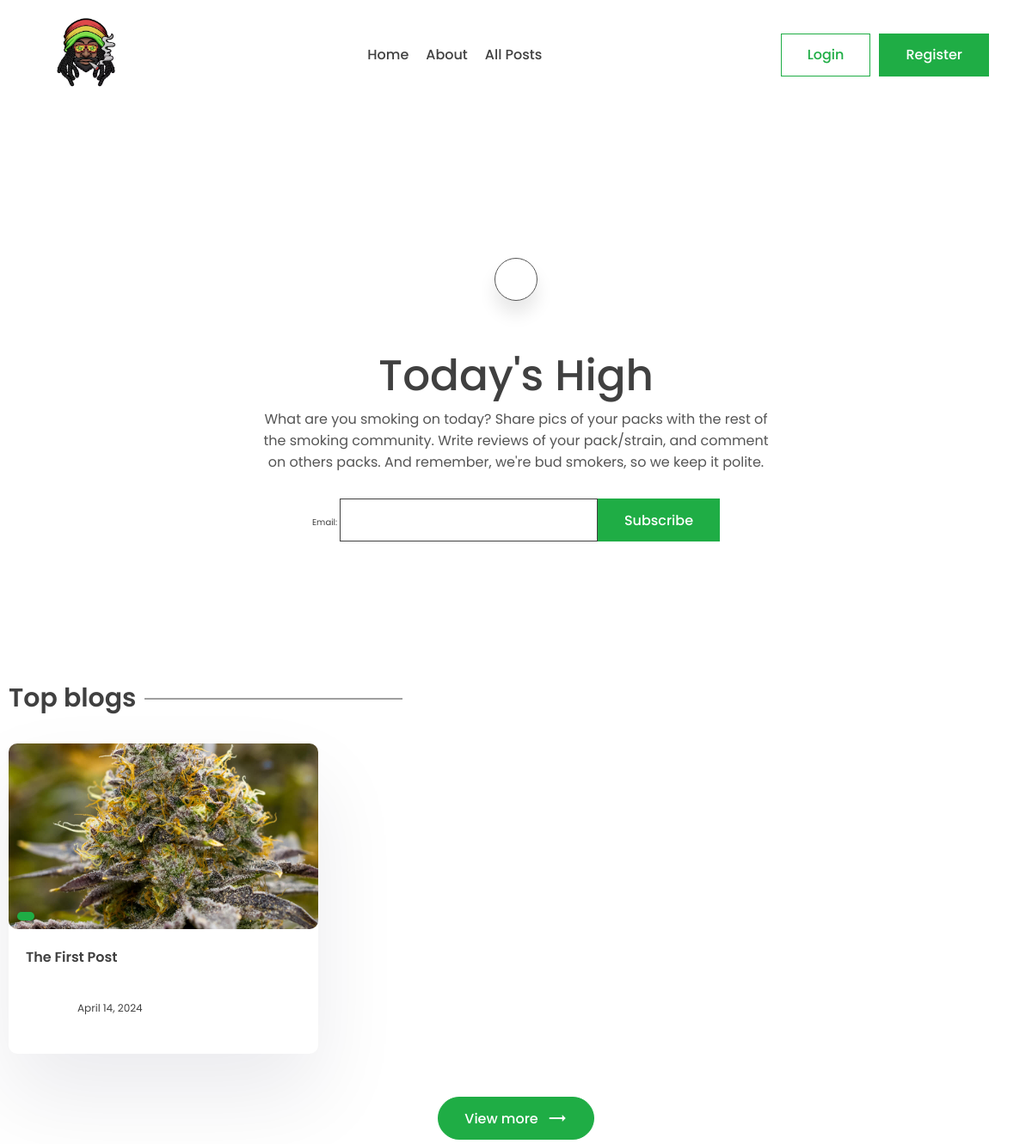
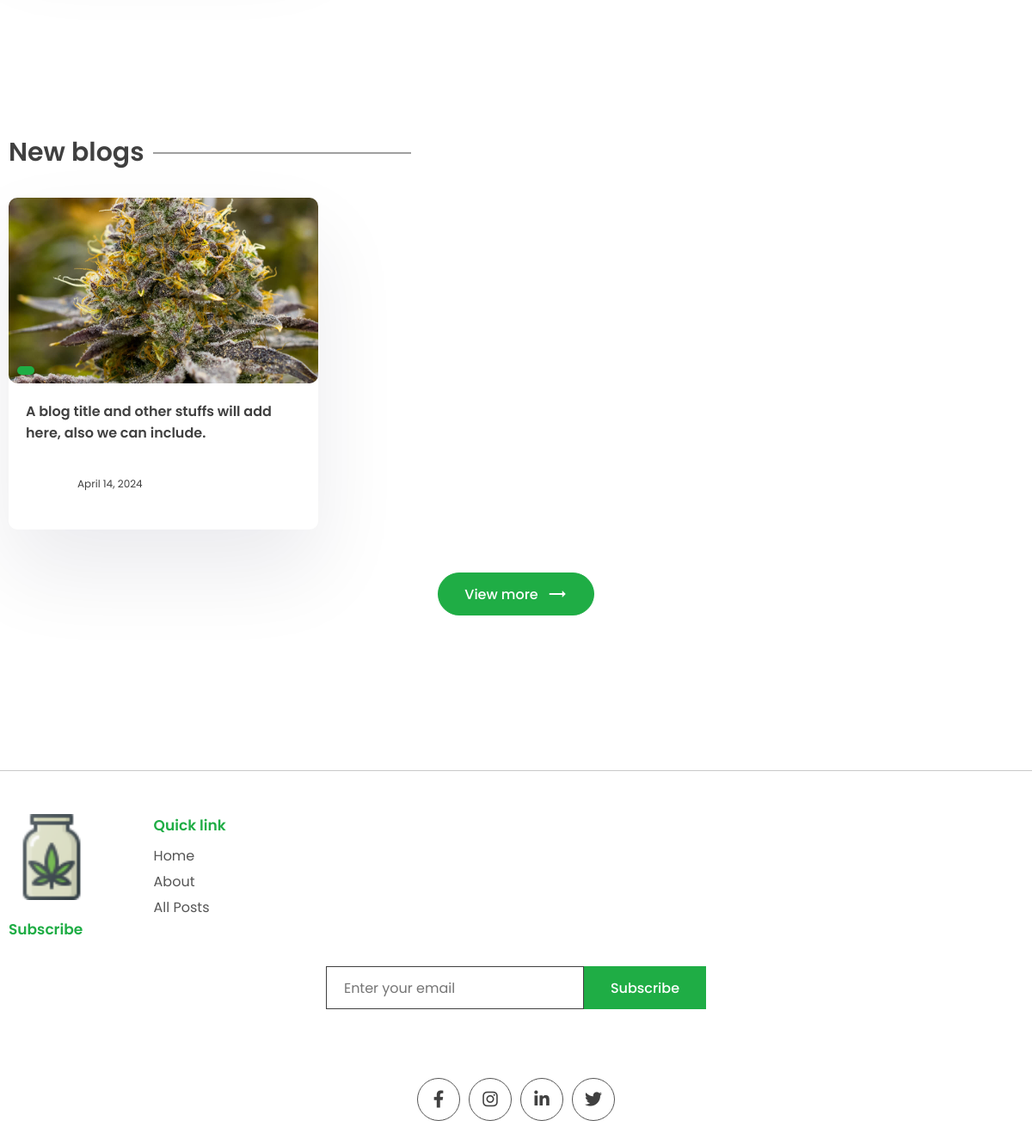
The page / on the database its author committed (2 pictures, top to bottom).
### app/models.py (models this page shows)
class Post(models.Model):
    title = models.CharField(max_length=200)
    content = models.TextField()
    last_updated = models.DateTimeField(auto_now=True)
    slug = models.SlugField(max_length=200, unique=True)
    image = models.ImageField(null=True, blank=True, upload_to="images/")
    tags = models.ManyToManyField(Tag, blank=True, related_name='post')
    view_count = models.IntegerField(null=True, blank=True)
    is_featured = models.BooleanField(default=False)
    author = models.ForeignKey(User, on_delete=models.CASCADE, null=True, blank=True)

### app/views.py (the view, shortened to what this page needs)
# urls.py: path('', views.index, name='index'),
def index(request):
    posts = Post.objects.all()
    top_posts = Post.objects.all().order_by('-view_count')[0:3]
    recent_posts = Post.objects.all().order_by('-last_updated')[0:3]
    featured_blog = Post.objects.filter(is_featured=True)
    subscribe_form = SubscribeForm()
    subscribe_successful = None
    if featured_blog:
        featured_blog = featured_blog[0]
    context = {'posts': posts,
               'top_posts': top_posts,
               'recent_posts': recent_posts,
               'subscribe_form': subscribe_form,
               'subscribe_successful': subscribe_successful,
               'featured_blog': featured_blog,
               }
    return render(request, "app/index.html", context=context)

### app/forms.py
class SubscribeForm(forms.ModelForm):
    class Meta:
        model =Subscribe
        fields = '__all__'

### app/templates/app/index.html (shortened to what this page needs)
{% extends 'base.html' %}
{% block content %}
    <main class="sp">
      <div class="container">
        <center>
          <div class="search-bar">
            <a href="{% url 'search' %}" class="animated-search" onclick="searchbar()">
              </a>
            </div>
          <div class="typo">
            <h1 class="title">Today's High</h1>
            <p>
              What are you smoking on today? Share pics of your packs with the rest of the smoking community.
              Write reviews of your pack/strain, and comment on others packs.  And remember, we're bud smokers,
              so we keep it polite.
            </p>
          </div>
          <div class="newsletter">
            {% if request.session.subscribed == None %}
            <form method="POST">
              {{ subscribe_form }}
              <button class="btn btn-primary">Subscribe</button>
            </form>
            {% endif %}
          </div>
        </center>
      </div>
    </main>
    <section class="sp">
      <div class="container">
        <h1 class="sec-title">Top blogs</h1>
        <div class="grid-3">
          {% for post in top_posts %}
          <a href="{% url 'post_page' post.slug %}">
            <div class="card">
              <div class="post-img">
                <img src="{{ post.image.url }}" alt="" />
                <div class="tag">{{post.tags.all.0.name}}</div>
              </div>
              <div class="card-content">
                <h3>
                  {{ post.title }}
                </h3>
                <div class="author">
                  <div class="profile-pic">
                  </div>
                  <div class="details">
                    <small>{{ post.last_updated|date }}</small>
                  </div>
                </div>
              </div>
            </div>
          </a>
          {% endfor %}
        </div>
        <center>
          <a href=""><button class="btn btn-primary rounded view">
            View more <span class="material-icons"> trending_flat </span>
          </button></a>
        </center>
      </div>
    </section>
    <section class="sp">
      <div class="container">
        <h1 class="sec-title">New blogs</h1>
        <div class="grid-3">
          {% for post in recent_posts %}
          <a href="{% url 'post_page' post.slug %}">
            <div class="card">
              <div class="post-img">
                <img src="{{ post.image.url }}" alt="" />
                <div class="tag">{{post.tags.all.0.name}}</div>
              </div>
              <div class="card-content">
                <h3>
                  A blog title and other stuffs will add here, also we can
                  include.
                </h3>
                <div class="author">
                  <div class="profile-pic">
                  </div>
                  <div class="details">
                    <small>{{ post.last_updated|date }}</small>
                  </div>
                </div>
              </div>
            </div>
          </a>
          {% endfor %}
        </div>
        <center>
          <a href=""><button class="btn btn-primary rounded view">
            View more <span class="material-icons"> trending_flat </span>
          </button></a>
        </center>
      </div>
    </section>
   {% endblock %}

### app/static/app/style.css (style rules this page uses)
* { margin: 0; padding: 0; box-sizing: border-box; text-decoration: none; border: none; outline: none; list-style: none; font-family: "Poppins", sans-serif; color: var(--black); }
:root { --green: #1fad45; --black: #404040; --des: #555555; --shadow: #ffffff1a 0px 1px 1px 0px inset, #32325d40 0px 50px 100px -20px, #0000004d 0px 30px 60px -30px; --shadow2: rgba(17, 12, 46, 0.084) 0px 48px 100px 0px; }
html { font-size: 62.5%; }
[class*="grid"] { display: grid; }
img { width: 100%; }
.container { max-width: 1220px; margin: auto; padding: 0 10px; }
p, a { font-size: 1.6rem; color: var(--des); }
input, textarea { font-size: 1.6rem; color: var(--black); }
.btn { cursor: pointer; height: 5rem; padding: 0 3rem; font-size: 1.6rem; font-weight: 500; border: 1px solid var(--green); display: flex; align-items: center; justify-content: center; gap: 1rem; }
.btn span { color: white; }
.btn-primary { background: var(--green); color: white; }
.rounded { border-radius: 5rem; }
.search-bar, .animated-search { width: 5rem; aspect-ratio: 1/1; border: 1px solid var(--des); border-radius: 50%; display: flex; align-items: center; justify-content: center; background: white; box-shadow: 0 15px 20px #00000018; cursor: pointer; margin-top: 10rem; z-index: 2; }
.search-bar { box-shadow: unset; border: none; }
.search-bar .animated-search { margin-top: 0; }
.typo { width: 50%; margin-top: 5rem; }
.title { font-size: 5rem; font-weight: 500; }
.newsletter form { display: flex; align-items: center; justify-content: center; margin-top: 3rem; }
.newsletter input { border: 1px solid var(--black); height: 5rem; width: 30rem; padding: 0 2rem; }
.sp { padding: 8rem 0; }
.post-img { height: 40rem; width: 100%; overflow: hidden; border-radius: 1rem; }
.post-img img { height: 100%; object-fit: cover; object-position: center; }
.sec-title { font-size: 3rem; font-weight: 600; position: relative; width: fit-content; margin-bottom: 3rem; }
.sec-title::after { content: ""; position: absolute; right: -31rem; height: 1px; width: 30rem; background: var(--black); top: 50%; transform: translateY(-50%); }
.grid-3 { grid-template-columns: repeat(3, 1fr); gap: 5rem; }
.card { background: white; box-shadow: var(--shadow2); border-radius: 1rem; cursor: pointer; transition: 0.3s; }
.post-img { position: relative; }
.tag { position: absolute; bottom: 1rem; left: 1rem; background: var(--green); color: white; border-radius: 5rem; padding: 0.5rem 1rem; font-size: 1.2rem; }
.card-content { padding: 2rem; padding-bottom: 3rem; }
.card h3 { font-size: 1.6rem; font-weight: 600; }
.card .post-img { width: 100%; height: unset; aspect-ratio: 1/0.6; }
.author { display: flex; align-items: center; gap: 1rem; margin-top: 2rem; }
.profile-pic { width: 5rem; aspect-ratio: 1/1; border-radius: 50%; overflow: hidden; }
.author small { color: var(--black); font-size: 1.2rem; }
.view { margin-top: 5rem; }
main { padding-top: 10rem !important; }

### rows shown on the page
Post: image (picture), title "The First Post", last_updated "April 14, 2024"
